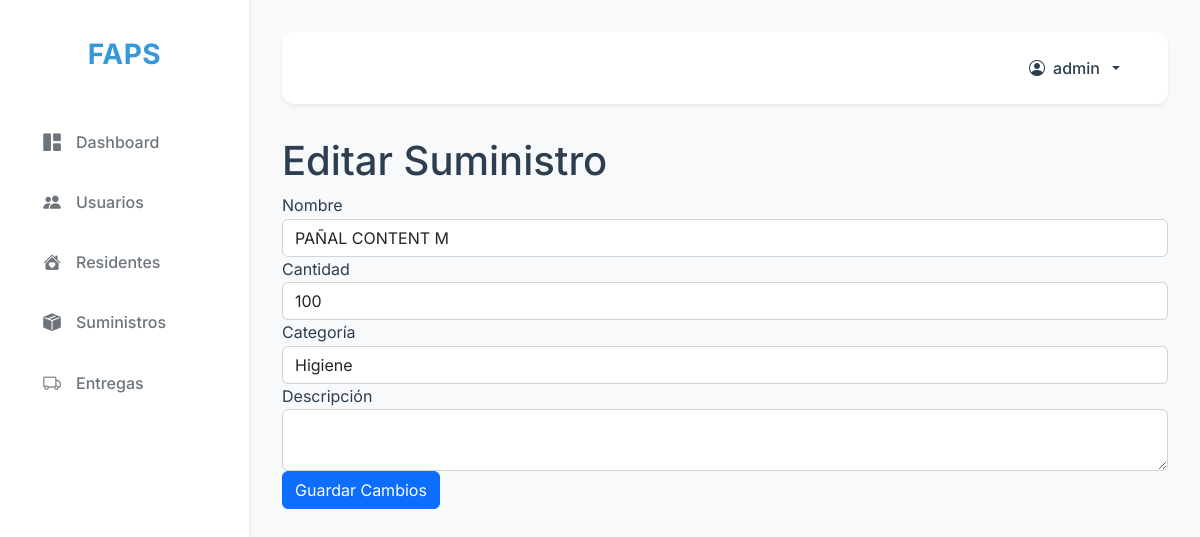
The app's page /admin/supplies/edit/1 (signed in) with its own data.
### app/models.py (models this page shows)
class Supply(db.Model):
    id = db.Column(db.Integer, primary_key=True)
    name = db.Column(db.String(100), nullable=False)
    category = db.Column(db.String(100), nullable=False)
    quantity = db.Column(db.Integer, nullable=False)
    entry_date = db.Column(db.Date, nullable=False)

### app/routes/supply_routes.py (the view, shortened to what this page needs)
@supply_bp.route('/admin/supplies/edit/<int:id>', methods=['GET', 'POST'])
@login_required
@admin_required
def edit_supply(id):
    supply = Supply.query.get_or_404(id)
    return render_template('edit_supply.html', supply=supply)

### app/routes/auth_routes.py (called while the page is built)
def login_required(f):
    @wraps(f)
    def decorated_function(*args, **kwargs):
        if 'user_id' not in session:
            return redirect(url_for('auth_bp.login'))
        return f(*args, **kwargs)
    return decorated_function

def admin_required(f):
    @wraps(f)
    def decorated_function(*args, **kwargs):
        if 'user_type' not in session or session['user_type'] != 'admin':
            flash('No tienes permisos para acceder a esta función', 'danger')
            return redirect(url_for('dashboard'))
        return f(*args, **kwargs)
    return decorated_function

### app/templates/edit_supply.html (shortened to what this page needs)
{% extends 'base.html' %}
{% block content %}
<h1>Editar Suministro</h1>
<form method="POST" action="{{ url_for('supply_bp.edit_supply', id=supply.id) }}">
    <div class="form-group">
        <label for="name">Nombre</label>
        <input type="text" class="form-control" id="name" name="name" value="{{ supply.name }}" required>
    </div>
    <div class="form-group">
        <label for="quantity">Cantidad</label>
        <input type="number" class="form-control" id="quantity" name="quantity" value="{{ supply.quantity }}" required>
    </div>
    <div class="form-group">
        <label for="category">Categoría</label>
        <select class="form-control" id="category" name="category" required>
            <option value="higiene" {% if supply.category == 'higiene' %}selected{% endif %}>Higiene</option>
        </select>
    </div>
    <div class="form-group">
        <label for="description">Descripción</label>
        <textarea class="form-control" id="description" name="description">{{ supply.description }}</textarea>
    </div>
    <button type="submit" class="btn btn-primary">Guardar Cambios</button>
</form>
{% endblock %}

### app/static/css/custom.css (style rules this page uses)
:root { --bg-primary: #f8f9fa; --bg-secondary: #ffffff; --text-primary: #2c3e50; --text-secondary: #6c757d; --border-color: #e9ecef; --accent-color: #3498db; --accent-hover: #2980b9; --danger-color: #e74c3c; --success-color: #2ecc71; --warning-color: #f1c40f; --info-color: #3498db; --sidebar-width: 250px; --header-height: 60px; --footer-height: 60px; --shadow-sm: 0 2px 4px rgba(0,0,0,0.05); --shadow-md: 0 4px 6px rgba(0,0,0,0.1); --shadow-lg: 0 10px 15px rgba(0,0,0,0.1); --transition: all 0.3s ease; }
* { margin: 0; padding: 0; box-sizing: border-box; }
body { font-family: 'Inter', -apple-system, BlinkMacSystemFont, 'Segoe UI', 'Roboto', sans-serif; background-color: var(--bg-primary); color: var(--text-primary); line-height: 1.6; min-height: 100vh; display: flex; }

### records on screen
Supply: name "PAÑAL CONTENT M", quantity "100", category "Higiene"

### other values on screen
{{ session.get('user_type', '') }} "admin"
